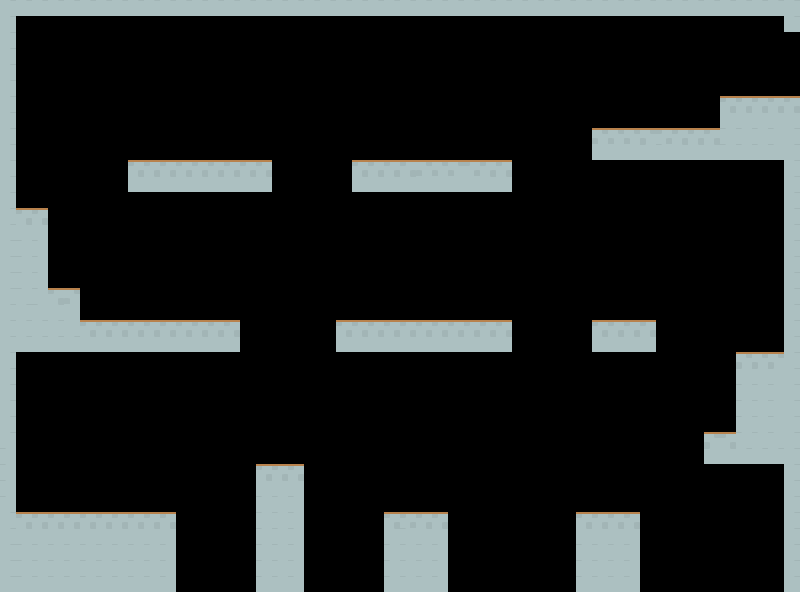

Rendered tile map (Tiled .tmx) drawn with the repository's tilesets; below, a short description and the full map source, tile grids included:
An orthogonal 50x37 tile map with 16x16 px tiles, 1 tile layer (Capa de Patrones 1).

<map version="1.2" tiledversion="1.2.0" orientation="orthogonal" renderorder="right-down" width="50" height="37" tilewidth="16" tileheight="16" infinite="0" nextlayerid="2" nextobjectid="1">
 <tileset firstgid="1" source="patrones 16x16.tsx" />
 <layer id="1" name="Capa de Patrones 1" width="50" height="37">
  <data encoding="csv">
2147488847,2147488847,2147488847,2147488847,2147488847,2147488847,2147488847,2147488847,2147488847,2147488847,2147488847,2147488847,2147488847,2147488847,2147488847,2147488847,2147488847,2147488847,2147488847,2147488847,2147488847,2147488847,2147488847,2147488847,2147488847,2147488847,2147488847,2147488847,2147488847,2147488847,2147488847,2147488847,2147488847,2147488847,2147488847,2147488847,2147488847,2147488847,2147488847,2147488847,2147488847,2147488847,2147488847,2147488847,2147488847,2147488847,2147488847,2147488847,2147488847,2147488847,
2147488847,0,0,0,0,0,0,0,0,0,0,0,0,0,0,0,0,0,0,0,0,0,0,0,0,0,0,0,0,0,0,0,0,0,0,0,0,0,0,0,0,0,0,0,0,0,0,0,0,2147488847,
2147488847,0,0,0,0,0,0,0,0,0,0,0,0,0,0,0,0,0,0,0,0,0,0,0,0,0,0,0,0,0,0,0,0,0,0,0,0,0,0,0,0,0,0,0,0,0,0,0,0,0,
2147488847,0,0,0,0,0,0,0,0,0,0,0,0,0,0,0,0,0,0,0,0,0,0,0,0,0,0,0,0,0,0,0,0,0,0,0,0,0,0,0,0,0,0,0,0,0,0,0,0,0,
2147488847,0,0,0,0,0,0,0,0,0,0,0,0,0,0,0,0,0,0,0,0,0,0,0,0,0,0,0,0,0,0,0,0,0,0,0,0,0,0,0,0,0,0,0,0,0,0,0,0,0,
2147488847,0,0,0,0,0,0,0,0,0,0,0,0,0,0,0,0,0,0,0,0,0,0,0,0,0,0,0,0,0,0,0,0,0,0,0,0,0,0,0,0,0,0,0,0,0,0,0,0,0,
2147488847,0,0,0,0,0,0,0,0,0,0,0,0,0,0,0,0,0,0,0,0,0,0,0,0,0,0,0,0,0,0,0,0,0,0,0,0,0,0,0,0,0,0,0,0,2147488742,2147488742,2147488742,2147488742,2147488742,
2147488847,0,0,0,0,0,0,0,0,0,0,0,0,0,0,0,0,0,0,0,0,0,0,0,0,0,0,0,0,0,0,0,0,0,0,0,0,0,0,0,0,0,0,0,0,2147488847,2147488847,2147488847,2147488847,2147488847,
2147488847,0,0,0,0,0,0,0,0,0,0,0,0,0,0,0,0,0,0,0,0,0,0,0,0,0,0,0,0,0,0,0,0,0,0,0,0,5094,5094,5094,5094,2147488742,2147488742,2147488742,2147488742,5199,5199,5199,5199,2147488847,
2147488847,0,0,0,0,0,0,0,0,0,0,0,0,0,0,0,0,0,0,0,0,0,0,0,0,0,0,0,0,0,0,0,0,0,0,0,0,3516,3516,3516,5199,5199,2147488847,2147488847,2147488847,5199,5199,5199,5199,2147488847,
2147488847,0,0,0,0,0,0,0,2147488742,2147488742,2147488742,2147488742,2147488742,2147488742,2147488742,2147488742,2147488742,0,0,0,0,0,2147488742,2147488742,2147488742,2147488742,5094,5094,5094,2147488742,2147488742,2147488742,0,0,0,0,0,0,0,0,0,0,0,0,0,0,0,0,0,2147488847,
2147488847,0,0,0,0,0,0,0,2147488847,2147488847,2147488847,2147488847,2147488847,2147488847,2147488847,2147488847,2147488847,0,0,0,0,0,2147488847,2147488847,2147488847,2147488847,3939,3939,3939,3939,2147488847,2147488847,0,0,0,0,0,0,0,0,0,0,0,0,0,0,0,0,0,2147488847,
2147488847,0,0,0,0,0,0,0,0,0,0,0,0,0,0,0,0,0,0,0,0,0,0,0,0,0,0,0,0,0,0,0,0,0,0,0,0,0,0,0,0,0,0,0,0,0,0,0,0,2147488847,
2147488847,2147488742,2147488742,0,0,0,0,0,0,0,0,0,0,0,0,0,0,0,0,0,0,0,0,0,0,0,0,0,0,0,0,0,0,0,0,0,0,0,0,0,0,0,0,0,0,0,0,0,0,2147488847,
2147488847,2147488847,2147488847,0,0,0,0,0,0,0,0,0,0,0,0,0,0,0,0,0,0,0,0,0,0,0,0,0,0,0,0,0,0,0,0,0,0,0,0,0,0,0,0,0,0,0,0,0,0,2147488847,
2147488847,5199,5199,0,0,0,0,0,0,0,0,0,0,0,0,0,0,0,0,0,0,0,0,0,0,0,0,0,0,0,0,0,0,0,0,0,0,0,0,0,0,0,0,0,0,0,0,0,0,2147488847,
2147488847,5199,5199,0,0,0,0,0,0,0,0,0,0,0,0,0,0,0,0,0,0,0,0,0,0,0,0,0,0,0,0,0,0,0,0,0,0,0,0,0,0,0,0,0,0,0,0,0,0,2147488847,
2147488847,5199,5199,0,0,0,0,0,0,0,0,0,0,0,0,0,0,0,0,0,0,0,0,0,0,0,0,0,0,0,0,0,0,0,0,0,0,0,0,0,0,0,0,0,0,0,0,0,0,2147488847,
2147488847,5199,5199,2147488742,5094,0,0,0,0,0,0,0,0,0,0,0,0,0,0,0,0,0,0,0,0,0,0,0,0,0,0,0,0,0,0,0,0,0,0,0,0,0,0,0,0,0,0,0,0,2147488847,
2147488847,2147488847,5199,2147488847,3939,0,0,0,0,0,0,0,0,0,0,0,0,0,0,0,0,0,0,0,0,0,0,0,0,0,0,0,0,0,0,0,0,0,0,0,0,0,0,0,0,0,0,0,0,2147488847,
2147488847,2147488847,2147488847,2147488847,3939,2147488742,2147488742,2147488742,2147488742,2147488742,2147488742,2147488742,2147488742,2147488742,2147488742,0,0,0,0,0,0,2147488742,2147488742,2147488742,2147488742,2147488742,2147488742,2147488742,2147488742,2147488742,2147488742,2147488742,0,0,0,0,0,2147488742,2147488742,2147488742,2147488742,0,0,0,0,0,0,0,0,2147488847,
2147488847,2147488847,2147488847,2147488847,2147488847,2147488847,2147488847,2147488847,2147488847,2147488847,2147488847,2147488847,2147488847,2147488847,2147488847,0,0,0,0,0,0,2147488847,2147488847,2147488847,2147488847,2147488847,2147488847,2147488847,2147488847,2147488847,2147488847,2147488847,0,0,0,0,0,2147488847,2147488847,2147488847,2147488847,0,0,0,0,0,0,0,0,2147488847,
2147488847,0,0,0,0,0,0,0,0,0,0,0,0,0,0,0,0,0,0,0,0,0,0,0,0,0,0,0,0,0,0,0,0,0,0,0,0,0,0,0,0,0,0,0,0,0,5094,5094,5094,2147488847,
2147488847,0,0,0,0,0,0,0,0,0,0,0,0,0,0,0,0,0,0,0,0,0,0,0,0,0,0,0,0,0,0,0,0,0,0,0,0,0,0,0,0,0,0,0,0,0,5199,5199,5199,2147488847,
2147488847,0,0,0,0,0,0,0,0,0,0,0,0,0,0,0,0,0,0,0,0,0,0,0,0,0,0,0,0,0,0,0,0,0,0,0,0,0,0,0,0,0,0,0,0,0,5199,5199,5199,2147488847,
2147488847,0,0,0,0,0,0,0,0,0,0,0,0,0,0,0,0,0,0,0,0,0,0,0,0,0,0,0,0,0,0,0,0,0,0,0,0,0,0,0,0,0,0,0,0,0,5199,5199,5199,2147488847,
2147488847,0,0,0,0,0,0,0,0,0,0,0,0,0,0,0,0,0,0,0,0,0,0,0,0,0,0,0,0,0,0,0,0,0,0,0,0,0,0,0,0,0,0,0,0,0,5199,5199,5199,2147488847,
2147488847,0,0,0,0,0,0,0,0,0,0,0,0,0,0,0,0,0,0,0,0,0,0,0,0,0,0,0,0,0,0,0,0,0,0,0,0,0,0,0,0,0,0,0,5094,2147488742,5199,5199,5199,2147488847,
5199,0,0,0,0,0,0,0,0,0,0,0,0,0,0,0,0,0,0,0,0,0,0,0,0,0,0,0,0,0,0,0,0,0,0,0,0,0,0,0,0,0,0,0,5199,2147488847,2147488847,2147488847,2147488847,2147488847,
5199,0,0,0,0,0,0,0,0,0,0,0,0,0,0,0,2147488742,2147488742,2147488742,0,0,0,0,0,0,0,0,0,0,0,0,0,0,0,0,0,0,0,0,0,0,0,0,0,0,0,0,0,0,2147488847,
5199,0,0,0,0,0,0,0,0,0,0,0,0,0,0,0,2147488847,2147488847,2147488847,0,0,0,0,0,0,0,0,0,0,0,0,0,0,0,0,0,0,0,0,0,0,0,0,0,0,0,0,0,0,2147488847,
5199,0,0,0,0,0,0,0,0,0,0,0,0,0,0,0,5199,5199,5199,0,0,0,0,0,0,0,0,0,0,0,0,0,0,0,0,0,0,0,0,0,0,0,0,0,0,0,0,0,0,2147488847,
2147488847,2147488742,2147488742,2147488742,2147488742,2147488742,2147488742,2147488742,2147488742,2147488742,2147488742,0,0,0,0,0,5199,5199,5199,0,0,0,0,0,2147488742,2147488742,2147488742,2147488742,0,0,0,0,0,0,0,0,2147488742,2147488742,2147488742,2147488742,0,0,0,0,0,0,0,0,0,2147488847,
2147488847,2147488847,2147488847,2147488847,2147488847,2147488847,2147488847,2147488847,2147488847,2147488847,2147488847,0,0,0,0,0,5199,5199,5199,0,0,0,0,0,2147488847,5199,2147488847,2147488847,0,0,0,0,0,0,0,0,2147488847,2147488847,2147488847,2147488847,0,0,0,0,0,0,0,0,0,2147488847,
2147488847,5199,5199,5199,5199,5199,5199,5199,5199,5199,5199,0,0,0,0,0,5199,5199,5199,0,0,0,0,0,5199,5199,5199,5199,0,0,0,0,0,0,0,0,5199,5199,5199,5199,0,0,0,0,0,0,0,0,0,2147488847,
2147488847,5199,5199,5199,5199,5199,5199,5199,5199,5199,5199,0,0,0,0,0,5199,5199,5199,0,0,0,0,0,5199,5199,5199,5199,0,0,0,0,0,0,0,0,5199,5199,5199,5199,0,0,0,0,0,0,0,0,0,2147488847,
2147488847,5199,5199,5199,5199,5199,5199,5199,5199,5199,5199,0,0,0,0,0,5199,5199,5199,0,0,0,0,0,5199,5199,5199,5199,0,0,0,0,0,0,0,0,5199,5199,5199,5199,0,0,0,0,0,0,0,0,0,2147488847
</data>
 </layer>
</map>
